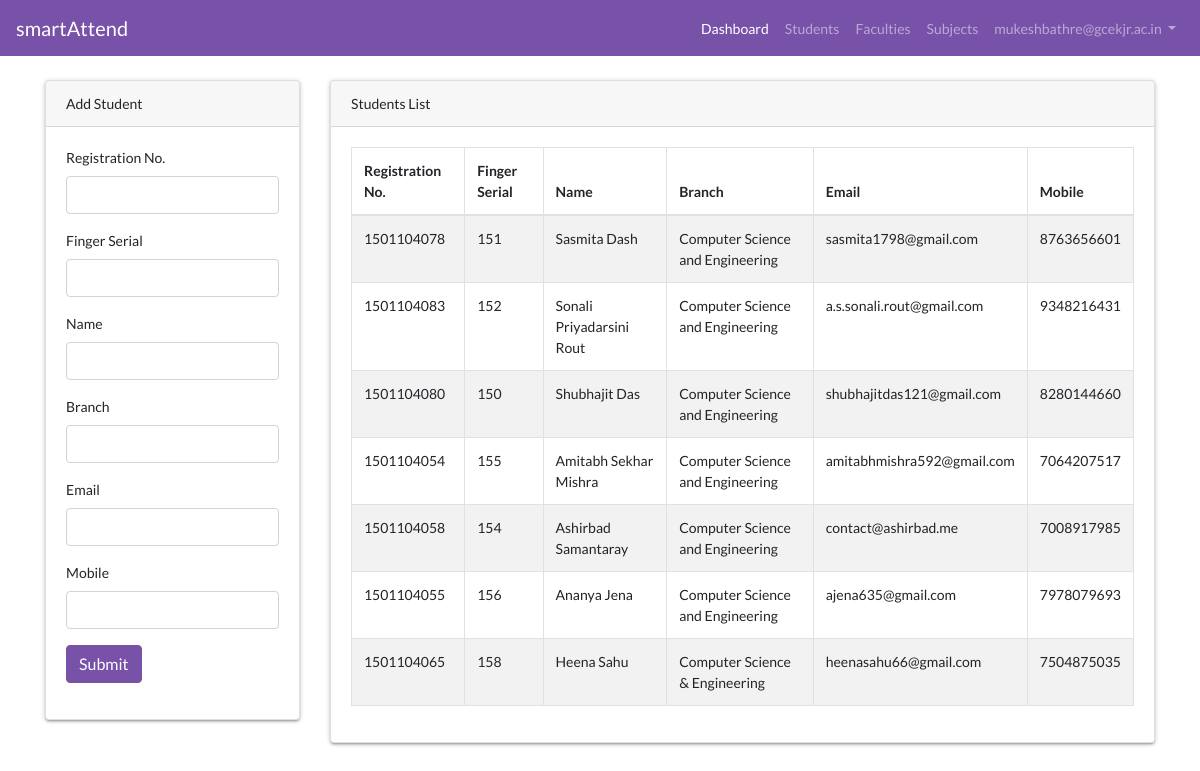
/student_dashboard.php (signed in), run on the app's committed database.
### tables this page shows
CREATE TABLE `students` (
  `stu_id` int(11) NOT NULL,
  `reg_no` bigint(20) NOT NULL,
  `stu_fing_serial` int(10) NOT NULL,
  `name` varchar(100) NOT NULL,
  `branch` varchar(50) NOT NULL,
  `email` varchar(100) NOT NULL,
  `mobile` bigint(20) NOT NULL,
  `created_by` int(5) NOT NULL DEFAULT '1',
  `created_on` datetime NOT NULL DEFAULT CURRENT_TIMESTAMP
);

### student_dashboard.php (the view, shortened to what this page needs)
<?php
	include_once("header.php");
	$stmt = $conn->prepare("SELECT * FROM students");
	$stmt->execute();
	$student_data = "";
	if($stmt->rowCount() > 0)
	{
		while($row = $stmt->fetch(PDO::FETCH_ASSOC))
		{
			$student_data .= '<tr>
									<td>'.$row['reg_no'].'</td>
									<td>'.$row['stu_fing_serial'].'</td>
									<td>'.$row['name'].'</td>
									<td>'.$row['branch'].'</td>
									<td>'.$row['email'].'</td>
                                    <td>'.$row['mobile'].'</td>
								</tr>';
		}
	}
?>
    <main role="main" class="container">
		<section>
			<div class="row">
				<div class="col-xs-12 col-sm-3">
					<div class="card custom-cards">
						<div class="card-header">Add Student</div>
						<div class="card-body">
							<form method="POST" action="">
								<div class="form-group">
									<label>Registration No.</label>
									<input type="text" name="regd_no" class="form-control">
								</div>
								<div class="form-group">
									<label>Finger Serial</label>
									<input type="text" name="stu_fing_serial" class="form-control">
								</div>
								<div class="form-group">
									<label>Name</label>
									<input type="text" name="nm" class="form-control">
								</div>
								<div class="form-group">
									<label>Branch</label>
									<input type="text" name="brn" class="form-control">
								</div>
                                <div class="form-group">
									<label>Email</label>
									<input type="text" name="mail" class="form-control">
								</div>
                                <div class="form-group">
									<label>Mobile</label>
									<input type="text" name="mob" class="form-control">
								</div>
                                <div class="form-group">
									<input type="submit" name="submit" class="btn btn-success" value="Submit">
								</div>
							</form>
						</div>
					</div>
				</div>
				<div class="col-xs-12 col-sm-9">
					<div class="card custom-cards">
                    <div class="card-header">  Students List</div>
						<div class="card-body">
							<table class="table table-bordered table-striped">
								<thead>
									<tr>
										<th>Registration No.</th>
										<th>Finger Serial</th>
										<th>Name</th>
										<th>Branch</th>
										<th>Email</th>
                                        <th>Mobile</th>
									</tr>
								</thead>
								<tbody>
									<?php echo $student_data; ?>
								</tbody>
							</table>
						</div>
					</div>
				</div>
			</div>
		</section>
    </main>
<?php include_once("footer.php"); ?>

### assets/starter-template.css (style rules this page uses)
body { padding-top: 5rem; font-family:Lato; font-weight: 400; font-size:14px; }
.custom-cards { box-shadow:0 2px 2px 0 rgba(0,0,0,0.14),0 3px 1px -2px rgba(0,0,0,0.12),0 1px 5px 0 rgba(0,0,0,0.2); margin-bottom:30px; }

### data on the page
students: reg_no "1501104078", stu_fing_serial "151", name "Sasmita Dash", branch "Computer Science and Engineering", email "sasmita1798@gmail.com", mobile "8763656601"
students: reg_no "1501104083", stu_fing_serial "152", name "Sonali Priyadarsini Rout", branch "Computer Science and Engineering", email "a.s.sonali.rout@gmail.com", mobile "9348216431"
students: reg_no "1501104080", stu_fing_serial "150", name "Shubhajit Das", branch "Computer Science and Engineering", email "shubhajitdas121@gmail.com", mobile "8280144660"
students: reg_no "1501104054", stu_fing_serial "155", name "Amitabh Sekhar Mishra", branch "Computer Science and Engineering", email "amitabhmishra592@gmail.com", mobile "7064207517"
students: reg_no "1501104058", stu_fing_serial "154", name "Ashirbad Samantaray", branch "Computer Science and Engineering", email "contact@ashirbad.me", mobile "7008917985"
students: reg_no "1501104055", stu_fing_serial "156", name "Ananya Jena", branch "Computer Science and Engineering", email "ajena635@gmail.com", mobile "7978079693"
students: reg_no "1501104065", stu_fing_serial "158", name "Heena Sahu", branch "Computer Science & Engineering", email "heenasahu66@gmail.com", mobile "7504875035"

### other printed values
$_SESSION['uname'] "mukeshbathre@gcekjr.ac.in"
